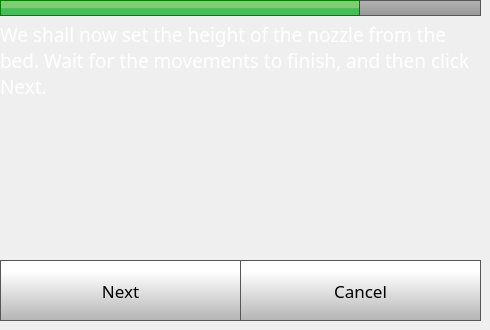
    <widget class="QWidget" name="step6Page">
     <widget class="QLabel" name="caliberateLabel_15">
      <property name="geometry">
       <rect>
        <x>0</x>
        <y>0</y>
        <width>360</width>
        <height>16</height>
       </rect>
      </property>
      <property name="font">
       <font>
        <family>Gotham</family>
        <pointsize>14</pointsize>
        <weight>50</weight>
        <bold>false</bold>
       </font>
      </property>
      <property name="styleSheet">
       <string notr="true">	background-color: qlineargradient(spread:pad, x1:0, y1:0.523, x2:0, y2:0.534, stop:0 rgba(130, 203, 117, 255), stop:1 rgba(66, 191, 85, 255));
border: 1px solid green;</string>
      </property>
      <property name="text">
       <string/>
      </property>
     </widget>
     <widget class="QPushButton" name="step6CancelButton">
      <property name="geometry">
       <rect>
        <x>240</x>
        <y>260</y>
        <width>241</width>
        <height>61</height>
       </rect>
      </property>
      <property name="font">
       <font>
        <family>Gotham</family>
        <pointsize>13</pointsize>
       </font>
      </property>
      <property name="styleSheet">
       <string notr="true">QPushButton {
     border: 1px solid rgb(87, 87, 87);
	background-color: qlineargradient(spread:pad, x1:0, y1:1, x2:0, y2:0.188, stop:0 rgba(180, 180, 180, 255), stop:1 rgba(255, 255, 255, 255));


}

QPushButton:pressed {
    background-color: qlineargradient(x1: 0, y1: 0, x2: 0, y2: 1,
                                      stop: 0 #dadbde, stop: 1 #f6f7fa);
}

QPushButton:flat {
    border: none; /* no border for a flat push button */
}

QPushButton:default {
    border-color: navy; /* make the default button prominent */
}

QPushButton:focus {
	outline: none;
}</string>
      </property>
      <property name="text">
       <string>Cancel</string>
      </property>
      <property name="iconSize">
       <size>
        <width>40</width>
        <height>40</height>
       </size>
      </property>
     </widget>
     <widget class="QLabel" name="caliberateNozzleHeightLabel">
      <property name="geometry">
       <rect>
        <x>0</x>
        <y>20</y>
        <width>471</width>
        <height>81</height>
       </rect>
      </property>
      <property name="font">
       <font>
        <family>Gotham</family>
        <pointsize>14</pointsize>
        <weight>50</weight>
        <bold>false</bold>
       </font>
      </property>
      <property name="styleSheet">
       <string notr="true">color: rgb(255, 255, 255);</string>
      </property>
      <property name="text">
       <string>We shall now set the height of the nozzle from the bed. Wait for the movements to finish, and then click Next.</string>
      </property>
      <property name="wordWrap">
       <bool>true</bool>
      </property>
     </widget>
     <widget class="QPushButton" name="step6NextButton">
      <property name="geometry">
       <rect>
        <x>0</x>
        <y>260</y>
        <width>241</width>
        <height>61</height>
       </rect>
      </property>
      <property name="font">
       <font>
        <family>Gotham</family>
        <pointsize>13</pointsize>
       </font>
      </property>
      <property name="styleSheet">
       <string notr="true">QPushButton {
     border: 1px solid rgb(87, 87, 87);
	background-color: qlineargradient(spread:pad, x1:0, y1:1, x2:0, y2:0.188, stop:0 rgba(180, 180, 180, 255), stop:1 rgba(255, 255, 255, 255));


}

QPushButton:pressed {
    background-color: qlineargradient(x1: 0, y1: 0, x2: 0, y2: 1,
                                      stop: 0 #dadbde, stop: 1 #f6f7fa);
}

QPushButton:flat {
    border: none; /* no border for a flat push button */
}

QPushButton:default {
    border-color: navy; /* make the default button prominent */
}

QPushButton:focus {
	outline: none;
}</string>
      </property>
      <property name="text">
       <string>Next</string>
      </property>
      <property name="iconSize">
       <size>
        <width>40</width>
        <height>40</height>
       </size>
      </property>
     </widget>
     <widget class="QLabel" name="printPreviewSelected_8">
      <property name="geometry">
       <rect>
        <x>50</x>
        <y>120</y>
        <width>371</width>
        <height>111</height>
       </rect>
      </property>
      <property name="styleSheet">
       <string notr="true">background-color: rgba(255, 255, 255, 0);</string>
      </property>
      <property name="text">
       <string/>
      </property>
      <property name="pixmap">
       <pixmap>octoprint_Julia3GTouchUI/templates/img/Nozzle Offset.png</pixmap>
      </property>
      <property name="scaledContents">
       <bool>true</bool>
      </property>
     </widget>
     <widget class="QLabel" name="caliberateLabel_25">
      <property name="geometry">
       <rect>
        <x>0</x>
        <y>0</y>
        <width>481</width>
        <height>16</height>
       </rect>
      </property>
      <property name="font">
       <font>
        <family>Gotham</family>
        <pointsize>14</pointsize>
        <weight>50</weight>
        <bold>false</bold>
       </font>
      </property>
      <property name="styleSheet">
       <string notr="true">    border: 1px solid rgb(87, 87, 87);
 /*  border-bottom-left-radius: 10px;
 border-bottom-right-radius: 10px;*/
	background-color: qlineargradient(spread:pad, x1:0, y1:1, x2:0, y2:0, stop:0 rgba(150, 150, 150, 255), stop:1 rgba(180, 180, 180, 255));</string>
      </property>
      <property name="text">
       <string/>
      </property>
     </widget>
     <zorder>caliberateLabel_25</zorder>
     <zorder>caliberateLabel_15</zorder>
     <zorder>step6CancelButton</zorder>
     <zorder>caliberateNozzleHeightLabel</zorder>
     <zorder>step6NextButton</zorder>
     <zorder>printPreviewSelected_8</zorder>
    </widget>
